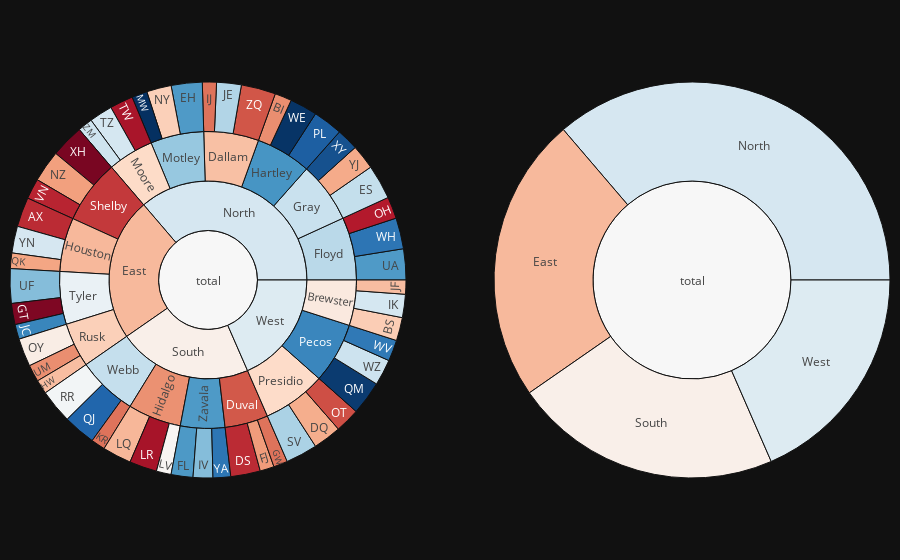

Notebook code cell kept with this figure:
### Code cell
fig = make_subplots(1, 2, specs=[[{"type": "domain"}, {"type": "domain"}]],)

fig.add_trace(go.Sunburst(
    labels=df_all_trees['id'],
    parents=df_all_trees['parent'],
    values=df_all_trees['value'],
    branchvalues='total',
    marker=dict(
        colors=df_all_trees['color'],
        colorscale='RdBu',
        cmid=average_score),
    hovertemplate='<b>%{label} </b> <br> Sales: %{value}<br> Success rate: %{color:.2f}',
    name=''
    ), 1, 1)

fig.add_trace(go.Sunburst(
    labels=df_all_trees['id'],
    parents=df_all_trees['parent'],
    values=df_all_trees['value'],
    branchvalues='total',
    marker=dict(
        colors=df_all_trees['color'],
        colorscale='RdBu',
        cmid=average_score),
    hovertemplate='<b>%{label} </b> <br> Sales: %{value}<br> Success rate: %{color:.2f}',
    maxdepth=2
    ), 1, 2)

fig.update_layout(margin=dict(t=10, b=10, r=10, l=10))
fig.show()

### Figure 1 — Plotly figure (JSON) as saved in the notebook; plotly's stock layout.template omitted (floating-point values rounded to 4 significant figures)
{"data": [{"branchvalues": "total", "hovertemplate": "<b>%{label} </b> <br> Sales: %{value}<br> Success rate: %{color:.2f}", "labels": ["AX", "BI", "BS", "DQ", "DS", "EH", "ES", "FJ", "FL", "GT", "GW", "HW", "IJ", "IK", "IV", "JC", "JE", "JF", "KR", "LQ", "LR", "LV", "MW", "NY", "NZ", "OH", "OT", "OY", "PL", "QJ", "QK", "QM", "RR", "SV", "TW", "TZ", "UA", "UF", "UM", "VN", "WE", "WH", "WV", "WZ", "XH", "XY", "YA", "YJ", "YN", "ZM", "ZQ", "Brewster", "Dallam", "Duval", "Floyd", "Gray", "Hartley", "Hidalgo", "Houston", "Moore", "Motley", "Pecos", "Presidio", "Rusk", "Shelby", "Tyler", "Webb", "Zavala", "East", "North", "South", "West", "total"], "marker": {"cmid": 0.531, "colors": [0.2143, 0.3333, 0.4242, 0.375, 0.2143, 0.7727, 0.6327, 0.35, 0.7742, 0.1333, 0.3, 0.4, 0.3, 0.6061, 0.7143, 0.8095, 0.6571, 0.4, 0.3, 0.3902, 0.1795, 0.5238, 0.9545, 0.4286, 0.3556, 0.1935, 0.2571, 0.5, 0.881, 0.8696, 0.3636, 0.9375, 0.5417, 0.6667, 0.1818, 0.6061, 0.7727, 0.7143, 0.3333, 0.2069, 0.9487, 0.8409, 0.8333, 0.6216, 0.1277, 0.9032, 0.84, 0.3714, 0.6053, 0.619, 0.2653, 0.4884, 0.4038, 0.2683, 0.6471, 0.6261, 0.781, 0.3366, 0.3922, 0.4483, 0.6931, 0.8087, 0.45, 0.4286, 0.2314, 0.56, 0.6316, 0.7738, 0.3931, 0.6054, 0.5066, 0.5888, 0.531], "colorscale": [[0.0, "rgb(103,0,31)"], [0.1, "rgb(178,24,43)"], [0.2, "rgb(214,96,77)"], [0.3, "rgb(244,165,130)"], [0.4, "rgb(253,219,199)"], [0.5, "rgb(247,247,247)"], [0.6, "rgb(209,229,240)"], [0.7, "rgb(146,197,222)"], [0.8, "rgb(67,147,195)"], [0.9, "rgb(33,102,172)"], [1.0, "rgb(5,48,97)"]]}, "name": "", "parents": ["Houston", "Hartley", "Brewster", "Presidio", "Duval", "Motley", "Gray", "Duval", "Zavala", "Tyler", "Duval", "Rusk", "Dallam", "Brewster", "Zavala", "Tyler", "Dallam", "Brewster", "Webb", "Hidalgo", "Hidalgo", "Hidalgo", "Motley", "Motley", "Shelby", "Floyd", "Presidio", "Rusk", "Hartley", "Webb", "Houston", "Pecos", "Webb", "Presidio", "Moore", "Moore", "Floyd", "Tyler", "Rusk", "Shelby", "Hartley", "Floyd", "Pecos", "Pecos", "Shelby", "Gray", "Zavala", "Gray", "Houston", "Moore", "Dallam", "West", "North", "South", "North", "North", "North", "South", "East", "North", "North", "West", "West", "East", "East", "East", "South", "South", "total", "total", "total", "total", ""], "values": [42, 24, 33, 40, 42, 44, 49, 20, 31, 30, 20, 20, 20, 33, 28, 21, 35, 20, 20, 41, 39, 21, 22, 35, 45, 31, 35, 40, 42, 46, 22, 48, 48, 45, 33, 33, 44, 49, 24, 29, 39, 44, 30, 37, 47, 31, 25, 35, 38, 21, 49, 86, 104, 82, 119, 115, 105, 101, 102, 87, 101, 115, 120, 84, 121, 100, 114, 84, 407, 631, 381, 321, 1740], "type": "sunburst", "domain": {"x": [0.0, 0.45], "y": [0.0, 1.0]}}, {"branchvalues": "total", "hovertemplate": "<b>%{label} </b> <br> Sales: %{value}<br> Success rate: %{color:.2f}", "labels": ["AX", "BI", "BS", "DQ", "DS", "EH", "ES", "FJ", "FL", "GT", "GW", "HW", "IJ", "IK", "IV", "JC", "JE", "JF", "KR", "LQ", "LR", "LV", "MW", "NY", "NZ", "OH", "OT", "OY", "PL", "QJ", "QK", "QM", "RR", "SV", "TW", "TZ", "UA", "UF", "UM", "VN", "WE", "WH", "WV", "WZ", "XH", "XY", "YA", "YJ", "YN", "ZM", "ZQ", "Brewster", "Dallam", "Duval", "Floyd", "Gray", "Hartley", "Hidalgo", "Houston", "Moore", "Motley", "Pecos", "Presidio", "Rusk", "Shelby", "Tyler", "Webb", "Zavala", "East", "North", "South", "West", "total"], "marker": {"cmid": 0.531, "colors": [0.2143, 0.3333, 0.4242, 0.375, 0.2143, 0.7727, 0.6327, 0.35, 0.7742, 0.1333, 0.3, 0.4, 0.3, 0.6061, 0.7143, 0.8095, 0.6571, 0.4, 0.3, 0.3902, 0.1795, 0.5238, 0.9545, 0.4286, 0.3556, 0.1935, 0.2571, 0.5, 0.881, 0.8696, 0.3636, 0.9375, 0.5417, 0.6667, 0.1818, 0.6061, 0.7727, 0.7143, 0.3333, 0.2069, 0.9487, 0.8409, 0.8333, 0.6216, 0.1277, 0.9032, 0.84, 0.3714, 0.6053, 0.619, 0.2653, 0.4884, 0.4038, 0.2683, 0.6471, 0.6261, 0.781, 0.3366, 0.3922, 0.4483, 0.6931, 0.8087, 0.45, 0.4286, 0.2314, 0.56, 0.6316, 0.7738, 0.3931, 0.6054, 0.5066, 0.5888, 0.531], "colorscale": [[0.0, "rgb(103,0,31)"], [0.1, "rgb(178,24,43)"], [0.2, "rgb(214,96,77)"], [0.3, "rgb(244,165,130)"], [0.4, "rgb(253,219,199)"], [0.5, "rgb(247,247,247)"], [0.6, "rgb(209,229,240)"], [0.7, "rgb(146,197,222)"], [0.8, "rgb(67,147,195)"], [0.9, "rgb(33,102,172)"], [1.0, "rgb(5,48,97)"]]}, "maxdepth": 2, "parents": ["Houston", "Hartley", "Brewster", "Presidio", "Duval", "Motley", "Gray", "Duval", "Zavala", "Tyler", "Duval", "Rusk", "Dallam", "Brewster", "Zavala", "Tyler", "Dallam", "Brewster", "Webb", "Hidalgo", "Hidalgo", "Hidalgo", "Motley", "Motley", "Shelby", "Floyd", "Presidio", "Rusk", "Hartley", "Webb", "Houston", "Pecos", "Webb", "Presidio", "Moore", "Moore", "Floyd", "Tyler", "Rusk", "Shelby", "Hartley", "Floyd", "Pecos", "Pecos", "Shelby", "Gray", "Zavala", "Gray", "Houston", "Moore", "Dallam", "West", "North", "South", "North", "North", "North", "South", "East", "North", "North", "West", "West", "East", "East", "East", "South", "South", "total", "total", "total", "total", ""], "values": [42, 24, 33, 40, 42, 44, 49, 20, 31, 30, 20, 20, 20, 33, 28, 21, 35, 20, 20, 41, 39, 21, 22, 35, 45, 31, 35, 40, 42, 46, 22, 48, 48, 45, 33, 33, 44, 49, 24, 29, 39, 44, 30, 37, 47, 31, 25, 35, 38, 21, 49, 86, 104, 82, 119, 115, 105, 101, 102, 87, 101, 115, 120, 84, 121, 100, 114, 84, 407, 631, 381, 321, 1740], "type": "sunburst", "domain": {"x": [0.55, 1.0], "y": [0.0, 1.0]}}], "layout": {"margin": {"t": 10, "b": 10, "r": 10, "l": 10}}}
